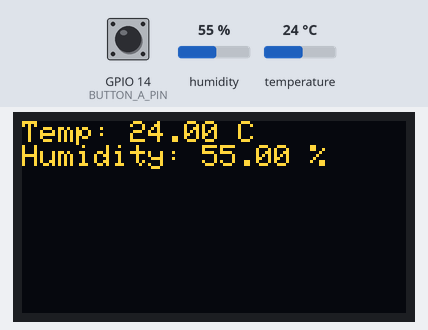
Simulated run of this sketch. Board: ESP32. Parts: 128×64 one-colour display. The test bench sets the inputs (shaded band); at power-on: GPIO 14 (BUTTON_A_PIN) HIGH, humidity 55 %, temperature 24 °C. The OLED is the two-colour kind (top 16 rows yellow); what the sketch prints to the serial monitor is not drawn.

Above: at 3.0 s.
3.1 s: GPIO 14 (BUTTON_A_PIN) pulled LOW for 2.45 s
At 5.3 s:
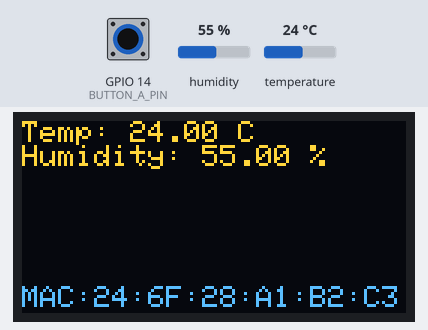
7.0 s: humidity set to 22 %
At 9.0 s:
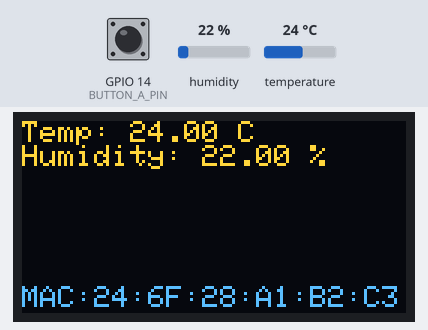
10.0 s: GPIO 14 (BUTTON_A_PIN) pulled LOW for 2.45 s
At 12.0 s:
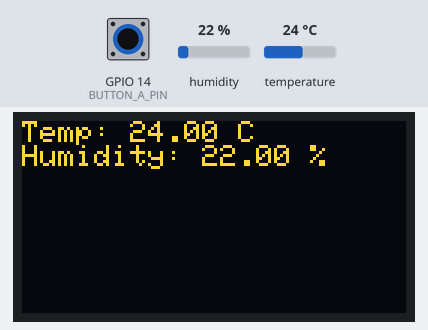
13.9 s: temperature set to 12 °C
At 15.6 s:
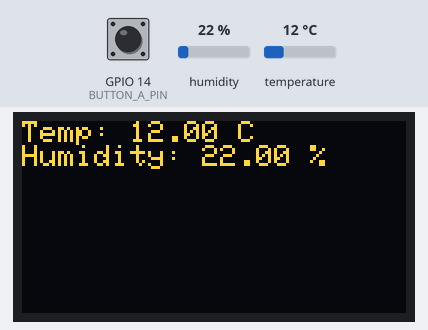
16.7 s: humidity set to 40 %
At 17.4 s:
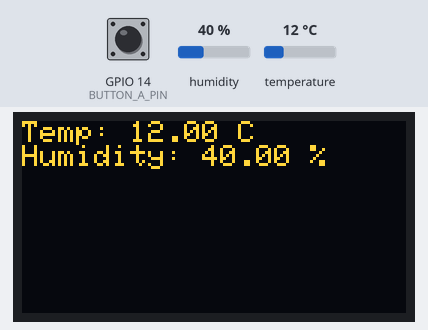
19.5 s: temperature set to 19 °C
Timing chart, 0 to 22.5 s (numbered marks = the images above; inputs shaded):
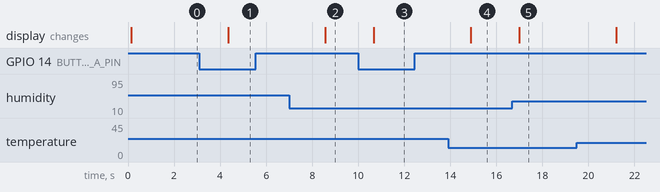

Measured:
- after the input at 3.1 s, the display: changes after 1.2 s (image 1)
- after the input at 7.0 s, the display: changes after 1.6 s (image 2)
- after the input at 10.0 s, the display: changes after 0.67 s (image 3)
- after the input at 13.9 s, the display: changes after 0.98 s (image 4)
- after the input at 16.7 s, the display: changes after 0.28 s (image 5)

The sketch:

OLED-Sense+MAC.ino
```cpp
// Desc:
// This program uses the ESP32 connected to a STEMMA QT BUS through I2C
// that has both the SH1107 Feather OLED & the SHT41 Temp/Humidity sensor
//
// Program Use:
// Display the info from SHT41 & ESP32 MAC address (can be toggled on and off with button A on the OLED Board)

#include <Wire.h>
#include <Adafruit_SH110X.h>
#include <Adafruit_SHT4x.h>
#include <WiFi.h>
#include <esp_wifi.h>

// Define I2C addresses and pins
#define OLED_RESET -1  // No reset pin
Adafruit_SH1107 display = Adafruit_SH1107(64, 128, &Wire, OLED_RESET);
Adafruit_SHT4x sht4 = Adafruit_SHT4x();

#define BUTTON_A_PIN 14 // GPIO pin connected to Button A

String macAddress;      // MAC address
bool showMac = false;   // Toggle flag for MAC address display
bool isPressed = false; // State of button press

// Function to read MAC address
String getMacAddress() {
  uint8_t baseMac[6];
  esp_err_t ret = esp_wifi_get_mac(WIFI_IF_STA, baseMac);
  if (ret == ESP_OK) {
    char macStr[18]; // String to hold formatted MAC address
    snprintf(macStr, sizeof(macStr), "%02X:%02X:%02X:%02X:%02X:%02X",
             baseMac[0], baseMac[1], baseMac[2],
             baseMac[3], baseMac[4], baseMac[5]);
    return String(macStr);
  } else {
    return "Failed to read MAC";
  }
}

void setup() {
  Serial.begin(115200);
  Wire.begin(21, 22);

  // Initialize Wi-Fi and get MAC address
  WiFi.mode(WIFI_STA);
  macAddress = getMacAddress();
  Serial.println("MAC Address: " + macAddress);

  // Initialize the OLED
  if (!display.begin(0x3C, true)) { // Default I2C address is 0x3C
    Serial.println("Failed to initialize OLED");
    while (1);
  }

  // Set up the OLED display
  display.setRotation(1);
  display.clearDisplay();
  display.setTextColor(SH110X_WHITE);
  display.setTextSize(1);

  // Initialize Button A
  pinMode(BUTTON_A_PIN, INPUT_PULLUP);

  // Initialize SHT41 sensor
  if (!sht4.begin()) {
    Serial.println("Failed to initialize SHT41 sensor");
    while (1);
  }
  Serial.println("SHT41 Sensor Ready!");
}

void loop() {
  // Check if Button A is pressed
  int buttonState = digitalRead(BUTTON_A_PIN);
  if (buttonState == LOW) { // Button is pressed
    if (!isPressed) { // Detect new press
      isPressed = true;
      showMac = !showMac; // Toggle MAC display
      Serial.println(showMac ? "Showing MAC Address" : "Hiding MAC Address");
    }
  } else {
    isPressed = false; // Reset press state when button is released
  }

  // Read temperature and humidity from SHT41
  sensors_event_t temp, humidity;
  if (sht4.getEvent(&humidity, &temp)) {
    Serial.print("Temp: ");
    Serial.print(temp.temperature);
    Serial.print(" C, Humidity: ");
    Serial.print(humidity.relative_humidity);
    Serial.println(" %");

    // Display readings on OLED
    display.clearDisplay();
    display.setCursor(0, 0);
    display.print("Temp: ");
    display.print(temp.temperature);
    display.println(" C");
    display.print("Humidity: ");
    display.print(humidity.relative_humidity);
    display.println(" %");

    // Conditionally display MAC address
    if (showMac) {
      display.setCursor(0, 55);
      display.print("MAC:");
      display.print(macAddress);
    }

    display.display();
  } else {
    Serial.println("Failed to read SHT41 data");
  }

  delay(2000); // Wait 2 seconds before next reading
}
```
